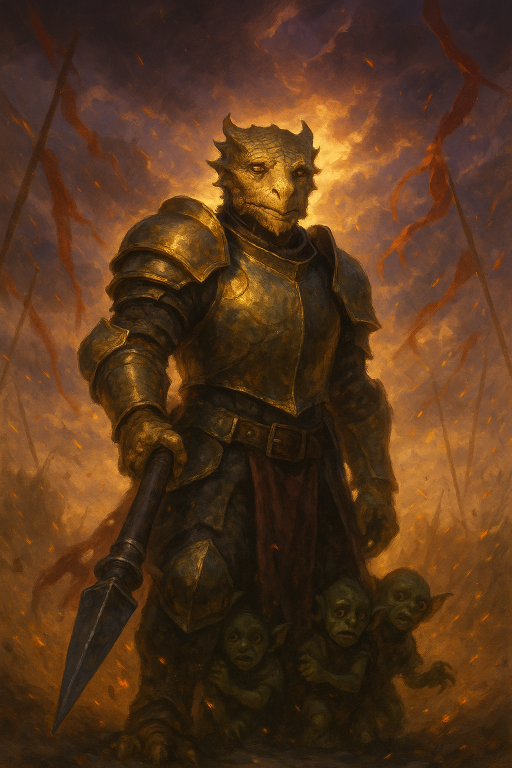
#> input picture images/in/Belvarax Gobsmack Allimander.png, 1024 x 1536 px (shown at 1/2 size); its folder holds only this picture in this run
$ python resize.py
#> lines starting #> are read from the running program, lines starting #| are printed output that depends on the picture
from pathlib import Path
from PIL import Image, ImageOps

# Where the input pictures are
src = Path("C:/STI/images/in")

# Where the results will go
thumbs = Path("C:/STI/images/thumbs"); thumbs.mkdir(parents=True, exist_ok=True)
full = Path("C:/STI/images/full"); full.mkdir(parents=True, exist_ok=True)

def save_webp(img, path, quality=82):
    img.save(path, format="WEBP", quality=quality, method=6)

for p in src.glob("*"):
    if p.suffix.lower() not in {".jpg",".jpeg",".png",".webp"}:
        continue
    im = Image.open(p).convert("RGB")
#> im is the input picture: PIL image 1024x1536 RGB; mean R, G, B 85.7, 53.7, 28
    w, h = im.size
#> w = 1024; h = 1536

    # Full image: longest side 1600px
    im_full = ImageOps.contain(im, (1600,1600))
    save_webp(im_full, full / (p.stem + ".webp"), quality=82)

    # Thumbnail: portrait = 600x800, landscape = 800x600
    if w > h:
        box = (800, 600)   # landscape
    else:
        box = (600, 800)   # portrait
    im_fit = ImageOps.contain(im, box)
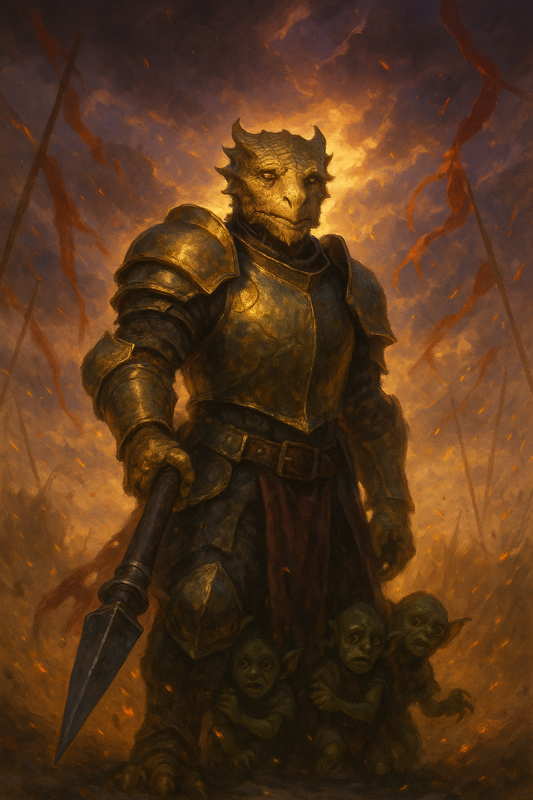
#> im_fit: PIL image 533x800 RGB; mean R, G, B 85.7, 53.7, 28
    thumb = ImageOps.pad(im_fit, box, color=(11,11,11), centering=(0.5,0.5))
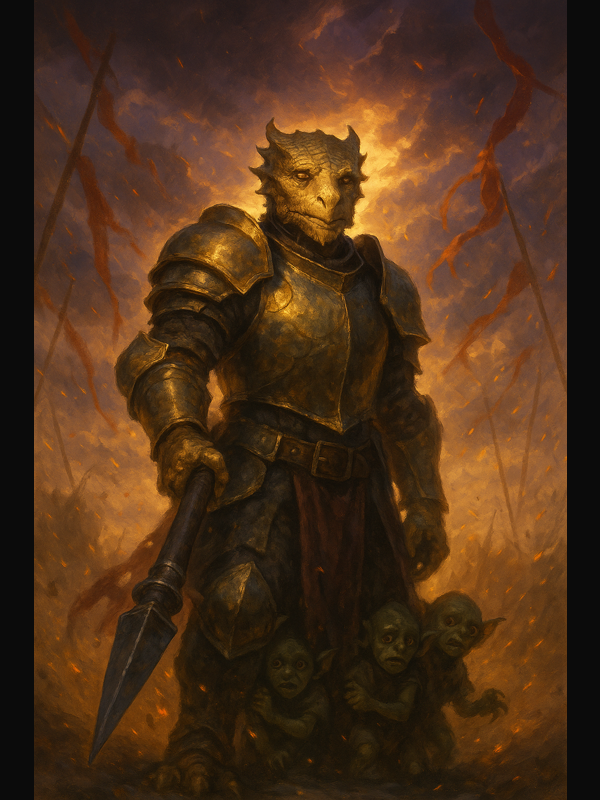
#> thumb: PIL image 600x800 RGB; mean R, G, B 77.4, 48.9, 26.1
    save_webp(thumb, thumbs / (p.stem + ".webp"), quality=80)

$ run again, on images/in/Tormin Remus.png
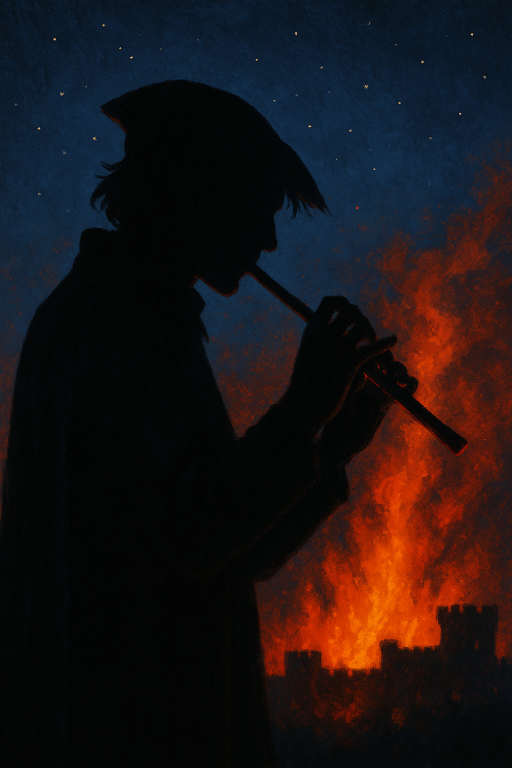
#> input picture images/in/Tormin Remus.png, 1024 x 1536 px (shown at 1/2 size)
#> im is the input picture: PIL image 1024x1536 RGB; mean R, G, B 28.2, 19.7, 21.2
#> `im_fit = ImageOps.contain(im, box)`:
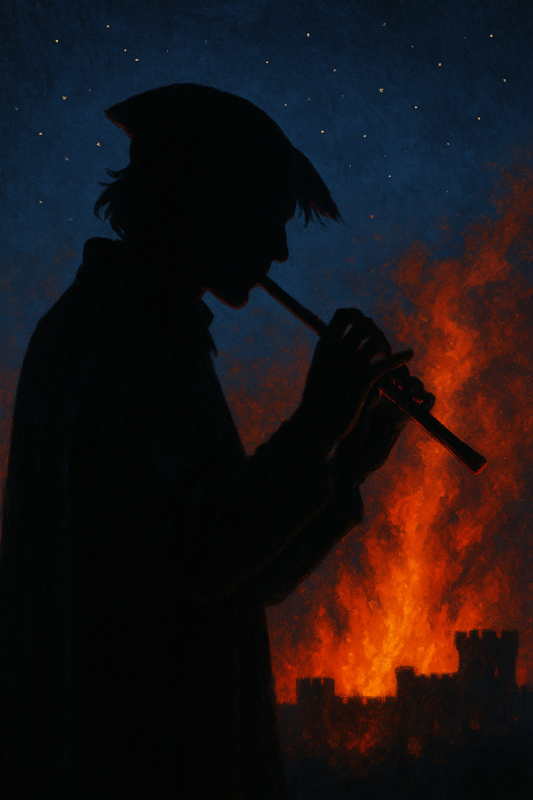
#> im_fit: PIL image 533x800 RGB; mean R, G, B 28.2, 19.7, 21.2
#> `thumb = ImageOps.pad(im_fit, box, color=(11,11,11), centering=(0.5,0.5))`:
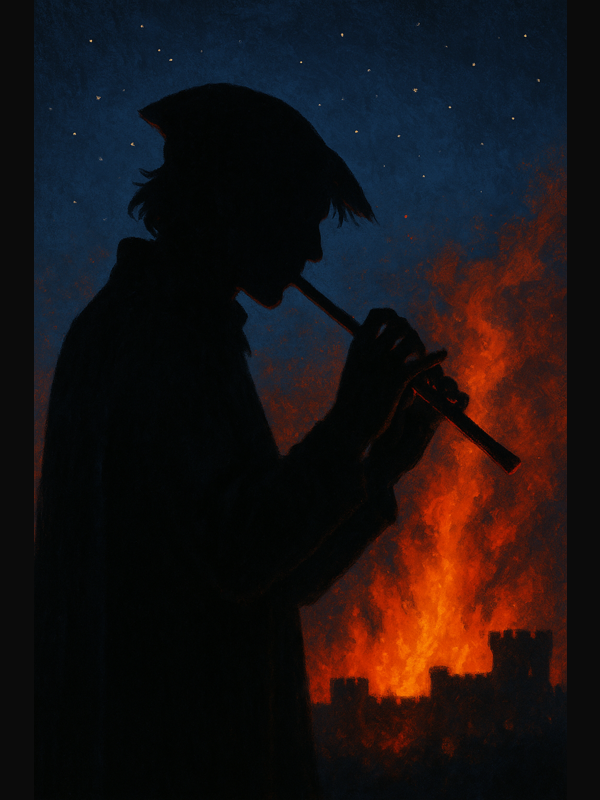
#> thumb: PIL image 600x800 RGB; mean R, G, B 26.3, 18.7, 20

$ run again, on images/in/alveta-velvet-meditation.png
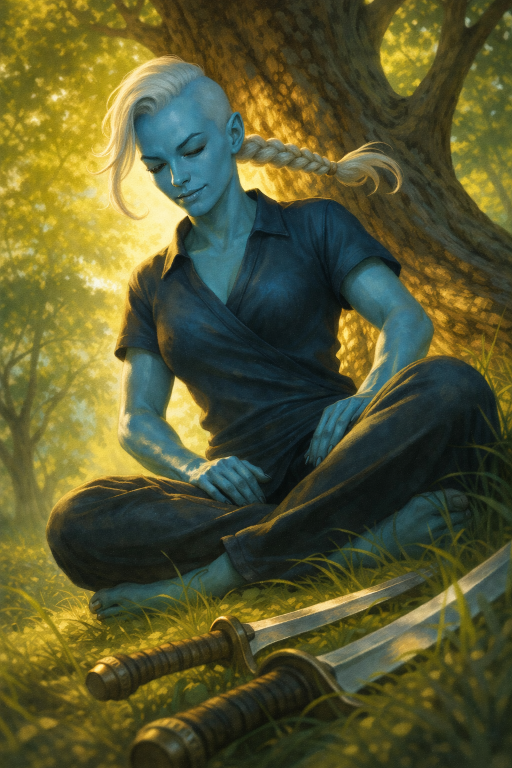
#> input picture images/in/alveta-velvet-meditation.png, 1024 x 1536 px (shown at 1/2 size)
#> im is the input picture: PIL image 1024x1536 RGB; mean R, G, B 89.2, 89.2, 48.8
#> `im_fit = ImageOps.contain(im, box)`:
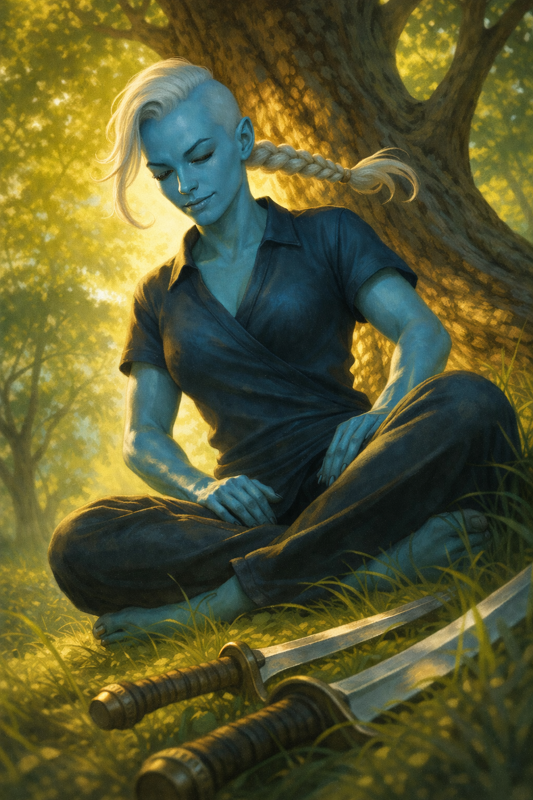
#> im_fit: PIL image 533x800 RGB; mean R, G, B 89.2, 89.2, 48.8
#> `thumb = ImageOps.pad(im_fit, box, color=(11,11,11), centering=(0.5,0.5))`:
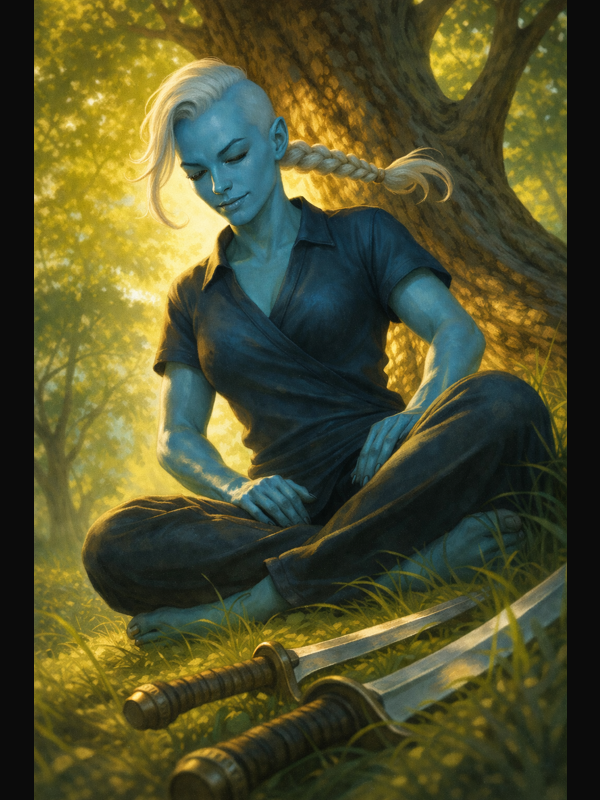
#> thumb: PIL image 600x800 RGB; mean R, G, B 80.5, 80.5, 44.6

$ run again, on images/in/Kekiliat Anakaleaku.png
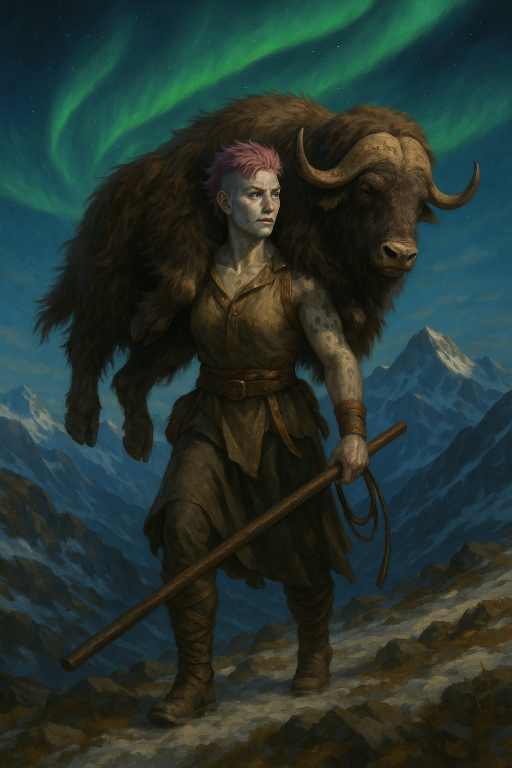
#> input picture images/in/Kekiliat Anakaleaku.png, 1024 x 1536 px (shown at 1/2 size)
#> im is the input picture: PIL image 1024x1536 RGB; mean R, G, B 37.6, 52.9, 47.4
#> `im_fit = ImageOps.contain(im, box)`:
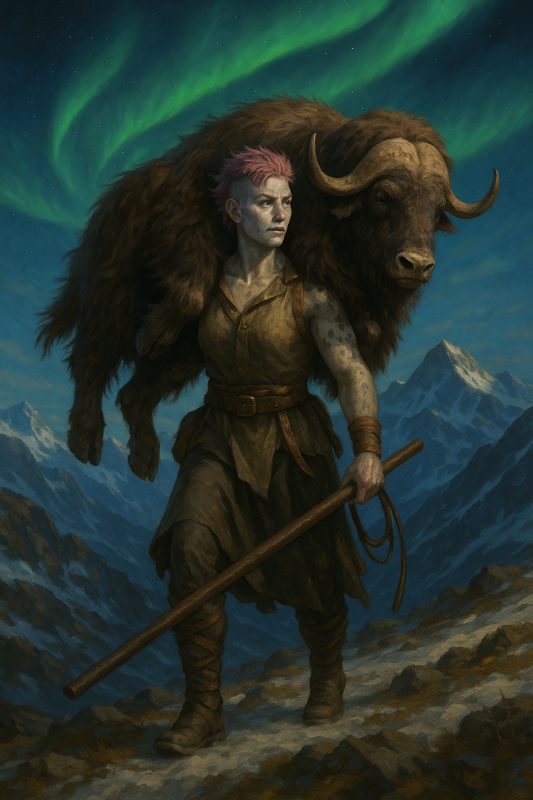
#> im_fit: PIL image 533x800 RGB; mean R, G, B 37.6, 52.9, 47.4
#> `thumb = ImageOps.pad(im_fit, box, color=(11,11,11), centering=(0.5,0.5))`:
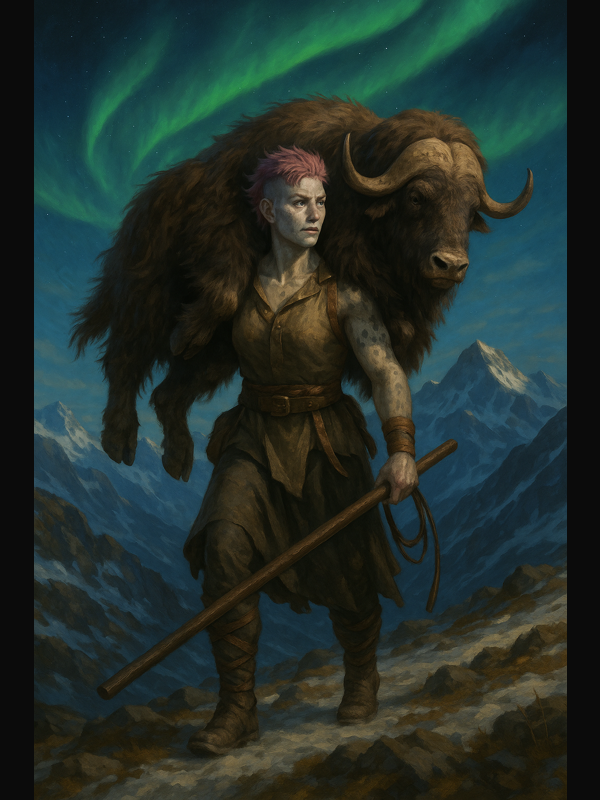
#> thumb: PIL image 600x800 RGB; mean R, G, B 34.6, 48.2, 43.4
